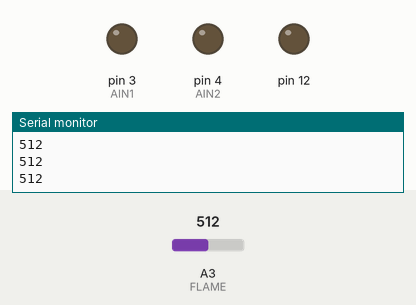
Simulated run of this sketch. Board: Arduino Uno, built with avr-gcc and run on an emulated ATmega328P. On the bench: output pins drawn as LEDs (lit = HIGH), the last lines printed to the serial monitor. The inputs (shaded band) are chosen by the test bench; at power-on: A3 (FLAME) = 512.

Above: at 1.2 s.
1.3 s: A3 (FLAME) set to 43
2.8 s: A3 (FLAME) set to 36
At 3.2 s:
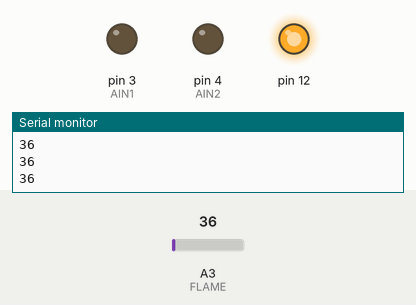
Timing chart, 0 to 5.8 s (numbered marks = the images above; inputs shaded):
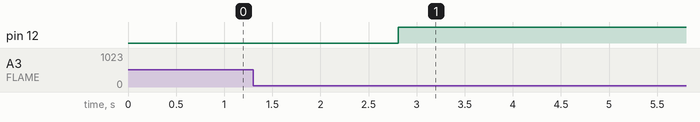

Measured:
- the behaviour switches between 41 and 40 on A3 (FLAME) (found by bisection; images 0 and 1)
- after the input at 2.8 s, pin 12: LOW → HIGH at once

The sketch:

Sandbox.ino
```cpp
#include <TimedAction.h>

boolean clipping = 0;
boolean doneWithSound = false;

//const int CLIPLED = 13;
//const int CORRLED = 2;

//data storage variables
byte newData = 0;
byte prevData = 0;

//freq variables
unsigned int timer = 0;//counts period of wave
unsigned int period;
int frequency;

byte correct = 0;
byte wrong = 0;

const int bluePin = 5;
const int redPin = 6;
const int AIN1 = 3;
const int AIN2 = 4;
//const int PWMA = 2;
const int FLAME = A3;

TimedAction flamePrintThread = TimedAction(50, printFlames);

const int FLAME_INROOM = 800;
const int FLAME_INFRONT = 40;


void printFlames() {
  int flame_detector = analogRead(FLAME);
  flame_detector = analogRead(FLAME);
  Serial.println(flame_detector);
  if(flame_detector <= FLAME_INFRONT){
     analogWrite(12, 255); //LED On
  }
}

void setup(){

  Serial.begin(9600);

  //pinMode(CLIPLED, OUTPUT);//clipping indicator pin
  //pinMode(CORRLED, OUTPUT);//led indicator pin

  cli();//diable interrupts

  //set up continuous sampling of analog pin 0

  //clear ADCSRA and ADCSRB registers
  ADCSRA = 0;

  ADMUX |= (1 << REFS0); //set reference voltage
  ADMUX |= (1 << ADLAR); //left align the ADC value- so we can read highest 8 bits from ADCH register only

  ADCSRA |= (1 << ADPS2) | (1 << ADPS0); //set ADC clock with 32 prescaler- 16mHz/32=500kHz
  ADCSRA |= (1 << ADATE); //enabble auto trigger
  ADCSRA |= (1 << ADIE); //enable interrupts when measurement complete
  ADCSRA |= (1 << ADEN); //enable ADC
  ADCSRA |= (1 << ADSC); //start ADC measurements

  sei();//enable interrupts
/*
  do {
    if (clipping){//if currently clipping
      PORTB &= B11011111;//turn off clippng indicator led
      clipping = 0;
    }

    frequency = 38462/period;//timer rate/period
    //print results
    //Serial.print(frequency);
    //Serial.println(" hz");

    if (3306 < frequency && 4294 > frequency) {
      correct++;
    } else {
      wrong++;
    }
    if (wrong + correct > 20) {
      //Serial.print(wrong);
      //Serial.print("");
      //Serial.println(correct);
      if (correct > (wrong * 3)) {
        Serial.println("sound");
        doneWithSound = true;
      } else {
        //digitalWrite(CORRLED, 0);
      }
      correct = 0;
      wrong = 0;
    }

    delay(50);
  } while(!doneWithSound);
*/
  cli();//disable interrupts

  //set up continuous sampling of analog pin 0

  //clear ADCSRA and ADCSRB registers
  ADCSRA = 0b10000111;
  ADMUX = 0;

  sei();//enable interrupts

  analogReference(DEFAULT);

  pinMode(AIN1, OUTPUT);
  pinMode(AIN2, OUTPUT);

  digitalWrite(bluePin, HIGH);
  /*
  digitalWrite(AIN1, HIGH);
  digitalWrite(AIN2, LOW);
  delay(2000);
  digitalWrite(AIN1, LOW);
  digitalWrite(AIN2, LOW);
  */
/*  while(true) {
    Serial.println(analogRead(A2));
    delay(50);
  }*/
}

ISR(ADC_vect) {//when new ADC value ready
  if (!doneWithSound) {
    prevData = newData;//store previous value
    newData = ADCH;//get value from A0
    if (prevData < 129 && newData >=129){//if increasing and crossing midpoint
      period = timer;//get period
      timer = 0;//reset timer
    }


    if (newData == 0 || newData == 1023){//if clipping
      PORTB |= B00100000;//set pin 13 high- turn on clipping indicator led
      clipping = 1;//currently clipping
    }

    timer++;//increment timer at rate of 38.5kHz
  }
}

boolean receivedCommand = false;
String received = "";

void loop() {

  flamePrintThread.check();
  printFlames();

  while(Serial.available() > 0) {
    char incoming = Serial.read();
    if(incoming == '~') {
      receivedCommand = true;
    }
    else {
      received += incoming;
    }
  }
  /*if (receivedCommand){ //turns on fan
    if (received == "1") {
      runFan();
    }
    receivedCommand = false;
    received = "";
  }*/
}
```
